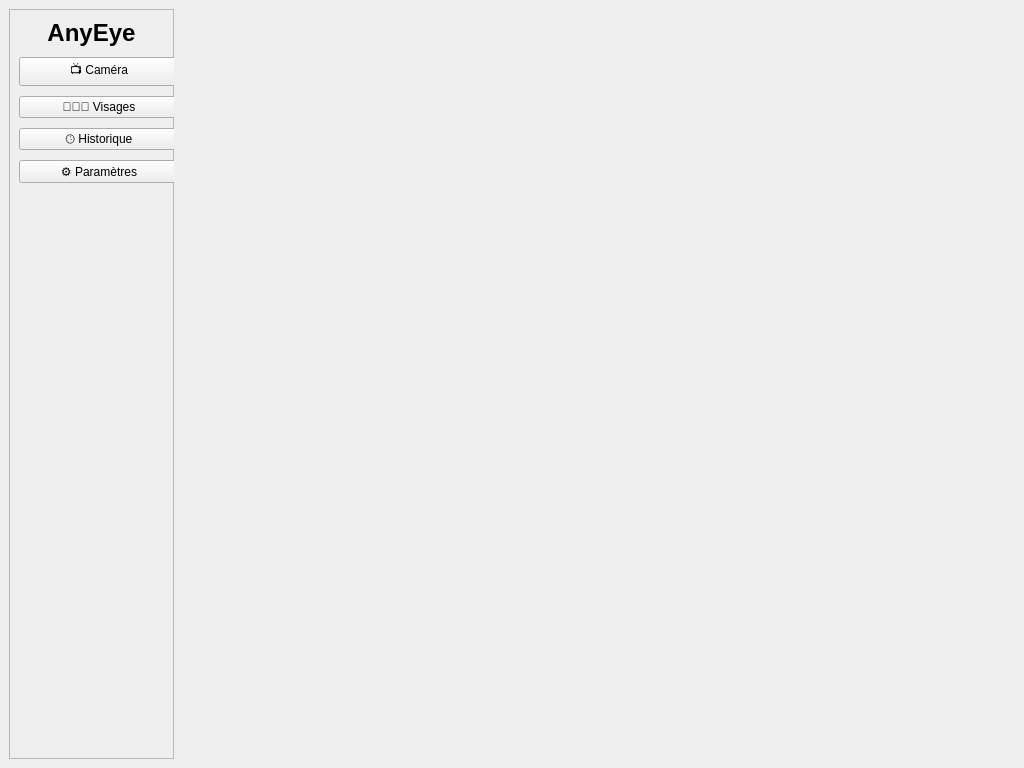
<?xml version="1.0" encoding="UTF-8"?>
<ui version="4.0">
    <class>MainWindow</class>
    <widget class="QMainWindow" name="MainWindow">
        <property name="geometry">
            <rect>
                <x>0</x>
                <y>0</y>
                <width>1024</width>
                <height>768</height>
            </rect>
        </property>
        <property name="windowTitle">
            <string>AnyEye v1.0</string>
        </property>
        <widget class="QWidget" name="centralwidget">
            <layout class="QHBoxLayout" name="horizontalLayout">
                <item>
                    <widget class="QFrame" name="menuFrame">
                        <property name="minimumSize">
                            <size>
                                <width>160</width>
                                <height>0</height>
                            </size>
                        </property>
                        <property name="maximumSize">
                            <size>
                                <width>165</width>
                                <height>16777215</height>
                            </size>
                        </property>
                        <property name="frameShape">
                            <enum>QFrame::Shape::StyledPanel</enum>
                        </property>
                        <property name="frameShadow">
                            <enum>QFrame::Shadow::Raised</enum>
                        </property>
                        <layout class="QVBoxLayout" name="verticalLayoutMenu">
                            <property name="spacing">
                                <number>10</number>
                            </property>
                            <item>
                                <widget class="QLabel" name="logoLabel">
                                    <property name="styleSheet">
                                        <string notr="true">font-weight: bold; font-size: 18pt;</string>
                                    </property>
                                    <property name="text">
                                        <string>AnyEye</string>
                                    </property>
                                    <property name="alignment">
                                        <set>Qt::AlignmentFlag::AlignCenter</set>
                                    </property>
                                </widget>
                            </item>
                            <item>
                                <widget class="QPushButton" name="btnCamera">
                                    <property name="minimumSize">
                                        <size>
                                            <width>160</width>
                                            <height>0</height>
                                        </size>
                                    </property>
                                    <property name="text">
                                        <string>📺 Caméra</string>
                                    </property>
                                </widget>
                            </item>
                            <item>
                                <widget class="QPushButton" name="btnFaces">
                                    <property name="minimumSize">
                                        <size>
                                            <width>160</width>
                                            <height>0</height>
                                        </size>
                                    </property>
                                    <property name="text">
                                        <string>🧑‍🤝‍🧑 Visages</string>
                                    </property>
                                </widget>
                            </item>
                            <item>
                                <widget class="QPushButton" name="btnHistory">
                                    <property name="minimumSize">
                                        <size>
                                            <width>160</width>
                                            <height>0</height>
                                        </size>
                                    </property>
                                    <property name="text">
                                        <string>🕓 Historique</string>
                                    </property>
                                </widget>
                            </item>
                            <item>
                                <widget class="QPushButton" name="btnSettings">
                                    <property name="minimumSize">
                                        <size>
                                            <width>160</width>
                                            <height>0</height>
                                        </size>
                                    </property>
                                    <property name="text">
                                        <string>⚙️ Paramètres</string>
                                    </property>
                                </widget>
                            </item>
                            <item>
                                <spacer name="verticalSpacer">
                                    <property name="orientation">
                                        <enum>Qt::Orientation::Vertical</enum>
                                    </property>
                                    <property name="sizeHint" stdset="0">
                                        <size>
                                            <width>20</width>
                                            <height>40</height>
                                        </size>
                                    </property>
                                </spacer>
                            </item>
                        </layout>
                    </widget>
                </item>
                <item>
                    <layout class="QVBoxLayout" name="verticalLayoutContent">
                        <item>
                            <widget class="QStackedWidget" name="pagesWidget">
                                <widget class="QWidget" name="page"/>
                                <widget class="QWidget" name="page_2"/>
                            </widget>
                        </item>
                    </layout>
                </item>
            </layout>
        </widget>
    </widget>
    <resources/>
    <connections/>
</ui>
